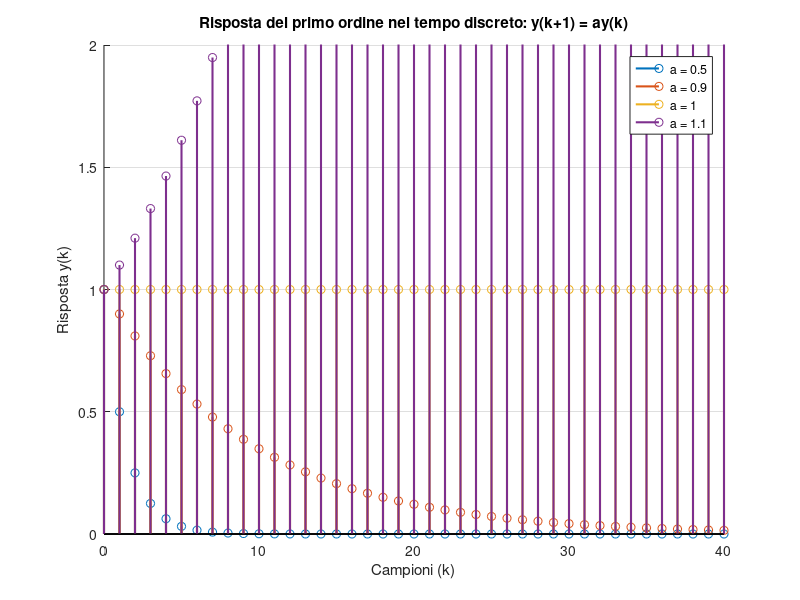

Write MATLAB code to recreate this figure.
% Sistema del primo ordine a tempo discreto
clear; clc; close all;

T = 1;              % Tempo di campionamento
k = 0:40;           % Passi temporali
y0 = 1;             % Condizione iniziale
a_values = [0.5, 0.9, 1, 1.1]; 

figure; hold on; grid on;

for a = a_values
    % Risposta libera: y(k) = y0 * a^k
    y = y0 * (a.^k);
    
    % Usiamo 'stem' per evidenziare la natura discreta dei dati
    stem(k, y, 'LineWidth', 1.5, 'DisplayName', ['a = ', num2str(a)]);
end

xlabel('Campioni (k)');
ylabel('Risposta y(k)');
title('Risposta del primo ordine nel tempo discreto: y(k+1) = ay(k)');
legend('Location', 'best');
ylim([0 2]);
